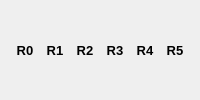
                   <widget class="QWidget" name="widget_14" native="true">
                    <property name="sizePolicy">
                     <sizepolicy hsizetype="Preferred" vsizetype="Maximum">
                      <horstretch>0</horstretch>
                      <verstretch>0</verstretch>
                     </sizepolicy>
                    </property>
                    <layout class="QHBoxLayout" name="horizontalLayout_28">
                     <property name="spacing">
                      <number>2</number>
                     </property>
                     <item>
                      <widget class="SwitchableLabel" name="r0_now_lbl">
                       <property name="font">
                        <font>
                         <pointsize>10</pointsize>
                         <weight>75</weight>
                         <bold>true</bold>
                        </font>
                       </property>
                       <property name="styleSheet">
                        <string notr="true"/>
                       </property>
                       <property name="text">
                        <string>R0</string>
                       </property>
                       <property name="alignment">
                        <set>Qt::AlignCenter</set>
                       </property>
                      </widget>
                     </item>
                     <item>
                      <widget class="SwitchableLabel" name="r1_now_lbl">
                       <property name="font">
                        <font>
                         <pointsize>10</pointsize>
                         <weight>75</weight>
                         <bold>true</bold>
                        </font>
                       </property>
                       <property name="styleSheet">
                        <string notr="true"/>
                       </property>
                       <property name="text">
                        <string>R1</string>
                       </property>
                       <property name="alignment">
                        <set>Qt::AlignCenter</set>
                       </property>
                      </widget>
                     </item>
                     <item>
                      <widget class="SwitchableLabel" name="r2_now_lbl">
                       <property name="font">
                        <font>
                         <pointsize>10</pointsize>
                         <weight>75</weight>
                         <bold>true</bold>
                        </font>
                       </property>
                       <property name="styleSheet">
                        <string notr="true"/>
                       </property>
                       <property name="text">
                        <string>R2</string>
                       </property>
                       <property name="alignment">
                        <set>Qt::AlignCenter</set>
                       </property>
                      </widget>
                     </item>
                     <item>
                      <widget class="SwitchableLabel" name="r3_now_lbl">
                       <property name="font">
                        <font>
                         <pointsize>10</pointsize>
                         <weight>75</weight>
                         <bold>true</bold>
                        </font>
                       </property>
                       <property name="styleSheet">
                        <string notr="true"/>
                       </property>
                       <property name="text">
                        <string>R3</string>
                       </property>
                       <property name="alignment">
                        <set>Qt::AlignCenter</set>
                       </property>
                      </widget>
                     </item>
                     <item>
                      <widget class="SwitchableLabel" name="r4_now_lbl">
                       <property name="font">
                        <font>
                         <pointsize>10</pointsize>
                         <weight>75</weight>
                         <bold>true</bold>
                        </font>
                       </property>
                       <property name="styleSheet">
                        <string notr="true"/>
                       </property>
                       <property name="text">
                        <string>R4</string>
                       </property>
                       <property name="alignment">
                        <set>Qt::AlignCenter</set>
                       </property>
                      </widget>
                     </item>
                     <item>
                      <widget class="SwitchableLabel" name="r5_now_lbl">
                       <property name="font">
                        <font>
                         <pointsize>10</pointsize>
                         <weight>75</weight>
                         <bold>true</bold>
                        </font>
                       </property>
                       <property name="styleSheet">
                        <string notr="true"/>
                       </property>
                       <property name="text">
                        <string>R5</string>
                       </property>
                       <property name="alignment">
                        <set>Qt::AlignCenter</set>
                       </property>
                      </widget>
                     </item>
                    </layout>
                   </widget>
